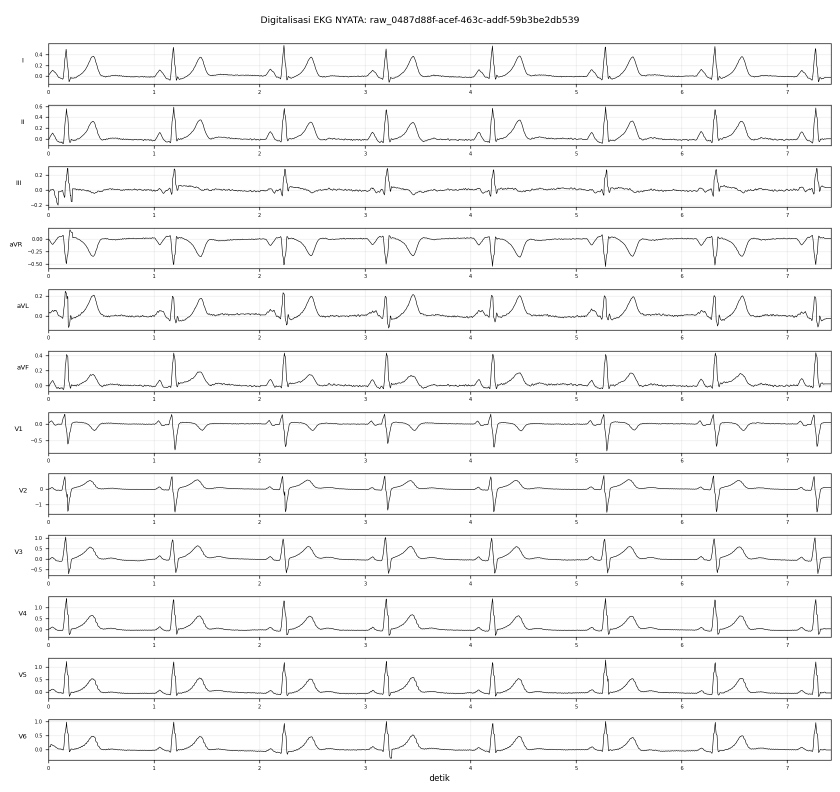
#> input picture output/backend/pdf/export_test/raw_0487d88f-acef-463c-addf-59b3be2db539_decoded.png, 1680 x 1584 px (shown at 1/2 size)
$ python -i parse_pdf.py   (imports and definitions only)
#> lines starting #> are read from the running program, lines starting #| are printed output that depends on the picture
#> further down, picture is the input picture: shape (1584, 1680, 3); min 0, max 255, mean 244.7
"""
parsers/parse_pdf.py — Simple ECG PDF Parser
Extracts metadata from text layer + waveform from rendered image.
Handles 6-lead and 12-lead PDFs.
"""
import fitz  # PyMuPDF
import re
import cv2
import numpy as np
from universal_schema import UniversalECG, ECGMetadata, LEADS_6, LEADS_12, STANDARD_SCALE

try:
    from scipy.signal import resample as _scipy_resample
    _HAS_SCIPY = True
except Exception:
    _HAS_SCIPY = False


# [12 lines left out: function _resample, not called in this run]

# ── Metadata regex patterns ───────────────────────────────────────
HR_PATTERNS = [
    r'(?:heart\s*rate|denyut\s*jantung|pulse\s*rate|pulse|hr|bpm)[^\d]*(\d{2,3})',
    r'(\d{2,3})\s*(?:bpm|dpm)',
]
NAME_PATTERNS = [
    r'(?:nama\s*pasien|patient\s*name|nama\s*/\s*name)[^\n:]*[:\|]\s*([A-Za-z\s]+?)(?:\n|$)',
]
DOB_PATTERNS = [
    r'(?:tgl\s*lahir|date\s*of\s*birth|tanggal\s*lahir|dob)[^\n:]*[:\|]\s*([^\n]+)',
]
ID_PATTERNS = [
    r'(?:no\.\s*rekam\s*medis|patient\s*id)[^\n:]*[:\|]\s*([A-Z0-9\-]+)',
    r'(?:no\.\s*pasien\s*/\s*pid)[^\n]*\s+([A-Z0-9\-]+(?:-\d+)+)',
]


# [28 lines left out: function extract_metadata, not called in this run]


def preprocess(img_bgr):
    """Binarise and remove pink grid."""
    h, w = img_bgr.shape[:2]
#> h = 1584; w = 1680
    gray = cv2.cvtColor(img_bgr, cv2.COLOR_BGR2GRAY)
    hsv  = cv2.cvtColor(img_bgr, cv2.COLOR_BGR2HSV)
#> hsv: shape (1584, 1680, 3); mean H, S, V 0, 0, 244.7
    m1   = cv2.inRange(hsv, np.array([0,  10, 130]), np.array([15, 200, 255]))
#> m1: shape (1584, 1680); every value is 0
    m2   = cv2.inRange(hsv, np.array([165, 10, 130]), np.array([180, 200, 255]))
    grid = cv2.bitwise_or(m1, m2)
    pink_ratio = np.count_nonzero(grid) / (h * w)
#> pink_ratio = 0

    if pink_ratio > 0.005:
        gray_c = gray.copy()
        gray_c[grid > 0] = 255
        binary = cv2.adaptiveThreshold(gray_c, 255,
            cv2.ADAPTIVE_THRESH_GAUSSIAN_C, cv2.THRESH_BINARY_INV, 15, 8)
    else:
        binary = cv2.adaptiveThreshold(gray, 255,
            cv2.ADAPTIVE_THRESH_GAUSSIAN_C, cv2.THRESH_BINARY_INV, 15, 10)
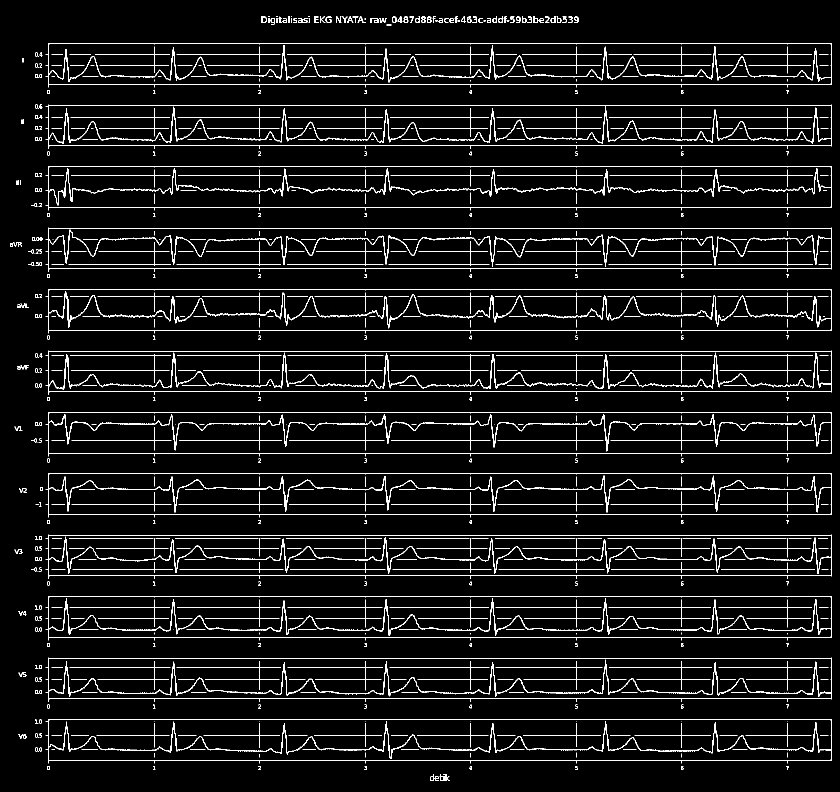
#> binary: shape (1584, 1680) (shown at 1/2 size); 5.3% white in thin lines or dots
        hk = cv2.getStructuringElement(cv2.MORPH_RECT, (max(w//10,10), 1))
        binary = cv2.subtract(binary, cv2.morphologyEx(binary, cv2.MORPH_OPEN, hk))
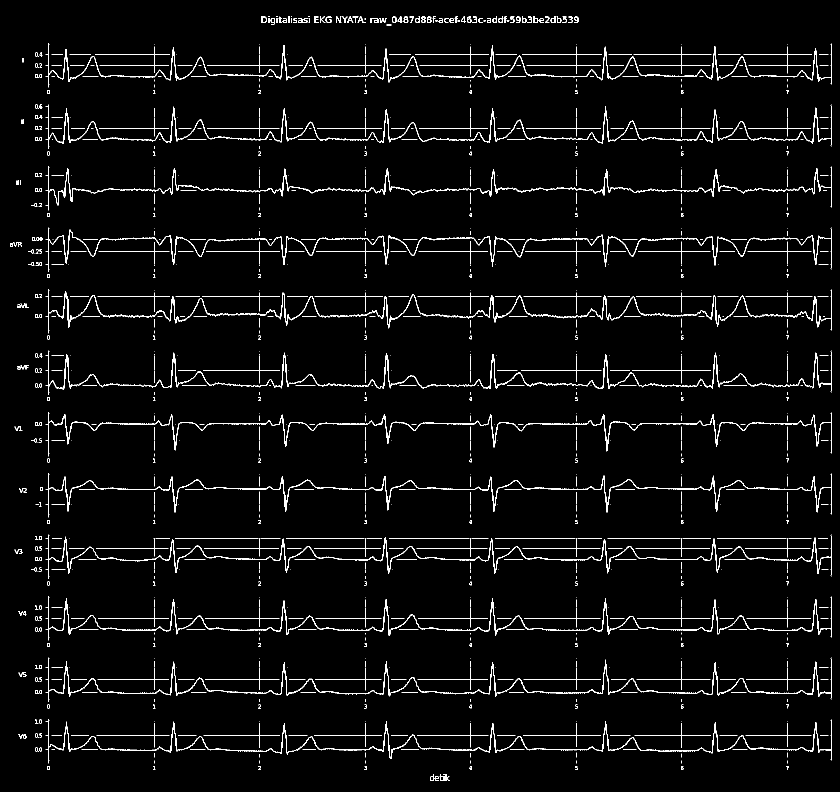
#> binary: shape (1584, 1680) (shown at 1/2 size); 3.4% white in thin lines or dots
        vk = cv2.getStructuringElement(cv2.MORPH_RECT, (1, max(h//10,10)))
#> vk = 158 values from 1 to 1
        binary = cv2.subtract(binary, cv2.morphologyEx(binary, cv2.MORPH_OPEN, vk))
    return binary


# [148 lines left out: functions find_strip_rows, extract_signal, px_to_mv, parse_pdf, not called in this run]


# [20 lines not run here, left out]

>>> import cv2
>>> picture = cv2.imread('../../output/backend/pdf/export_test/raw_0487d88f-acef-463c-addf-59b3be2db539_decoded.png')
>>> result = preprocess(picture)
